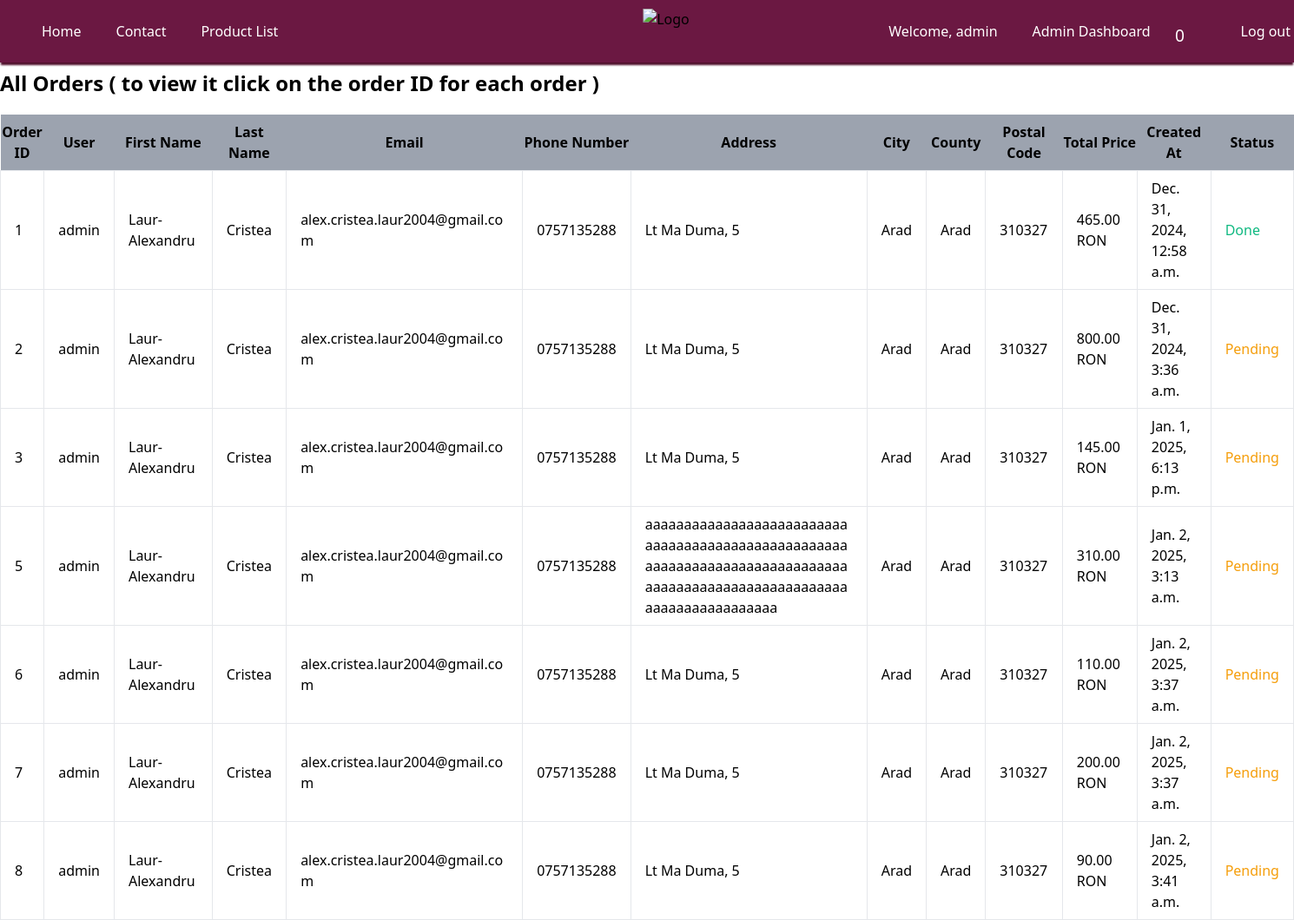
The page /orders/ (signed in) on the database as committed earlier.
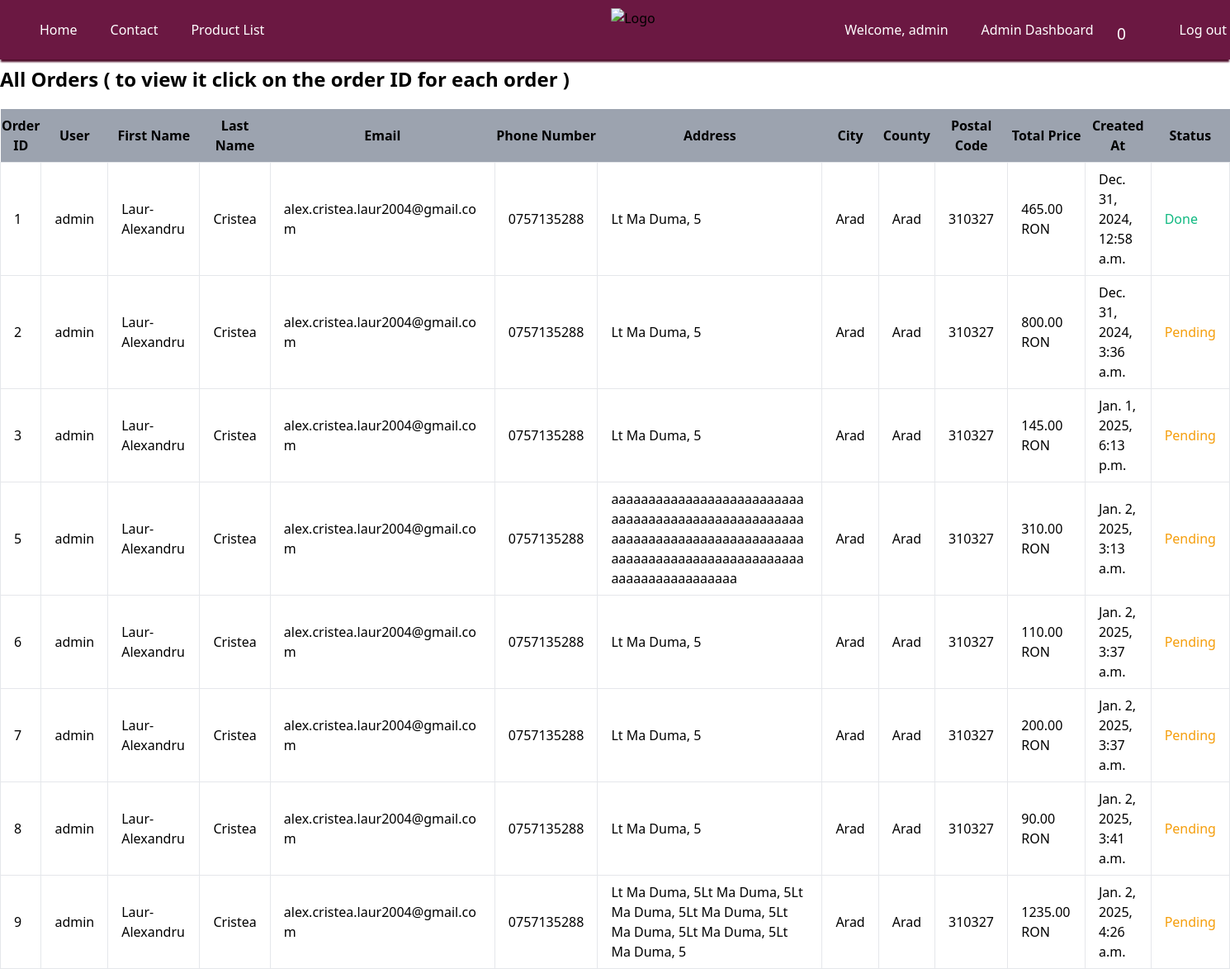
The same page on the database as committed later.
### my_app/models.py (models this page shows, shortened)
class Order(models.Model):
    user = models.ForeignKey(User, on_delete=models.CASCADE)
    created_at = models.DateTimeField(default=timezone.now)
    first_name = models.CharField(max_length=30,default='')
    last_name = models.CharField(max_length=30,default='')
    email = models.EmailField(max_length=254, default='')
    phone_number = models.CharField(max_length=15, default='')
    address = models.CharField(max_length=255 , null=True)
    city = models.CharField(max_length=100, null=True)
    county = models.CharField(max_length=100, default='')
    postal_code = models.CharField(max_length=6, null=True)
    total_price = models.DecimalField(max_digits=10, decimal_places=2)
    status = models.CharField(max_length=20, default='Pending')
    wines = models.ManyToManyField(Wines, through='OrderItem', related_name='orders')
    spirits = models.ManyToManyField(Spirits, through='OrderItem', related_name='orders')

### my_app/views.py (the view)
# urls.py: path('orders/', views.orders, name='orders'),
@staff_member_required
def orders(request):
    orders = Order.objects.all()
    return render(request, 'my_app/orders.html', {'orders': orders})

### my_app/context_processors.py (called while the page is built)
def cart_item_count(request):
    if request.user.is_authenticated:
        cart_items = CartItem.objects.filter(cart__user=request.user)
        return {'cart_item_count': cart_items.count()}
    return {'cart_item_count': 0}

### templates/my_app/orders.html (shortened to what this page needs)
<!DOCTYPE html>
<html lang="en">
<head>
    <link href="https://cdn.jsdelivr.net/npm/tailwindcss@2.2.19/dist/tailwind.min.css" rel="stylesheet">
</head>
<body>
    {% include 'my_app/header.html' %}
    <div class=" mx-auto content">
        <h1 class="text-2xl font-bold mb-5">All Orders ( to view it click on the order ID for each order )</h1>
        <table class="min-w-full bg-white">
            <thead>
                <tr class="bg-gray-400">
                    <th class="py-2 cursor-pointer" id="order-id-header">Order ID</th>
                    <th class="py-2">User</th>
                    <th class="py-2">First Name</th>
                    <th class="py-2">Last Name</th>
                    <th class="py-2">Email</th>
                    <th class="py-2">Phone Number</th>
                    <th class="py-2">Address</th>
                    <th class="py-2">City</th>
                    <th class="py-2">County</th>
                    <th class="py-2">Postal Code</th>
                    <th class="py-2 cursor-pointer" id="total-price-header">Total Price</th>
                    <th class="py-2">Created At</th>
                    <th class="py-2 cursor-pointer" id="status-header">Status</th>
                </tr>
            </thead>
            <tbody id="orders-body">
                {% for order in orders %}
                <tr class="hover:bg-gray-100">
                    <td class="border px-4 py-2 order-id cursor-pointer" data-order-id="{{ order.id }}">{{ order.id }}</td>
                    <td class="border px-4 py-2">{{ order.user.username }}</td>
                    <td class="border px-4 py-2">{{ order.first_name }}</td>
                    <td class="border px-4 py-2">{{ order.last_name }}</td>
                    <td class="border px-4 py-2">{{ order.email }}</td>
                    <td class="border px-4 py-2">{{ order.phone_number }}</td>
                    <td class="border px-4 py-2 wrap-text">{{ order.address }}</td>
                    <td class="border px-4 py-2">{{ order.city }}</td>
                    <td class="border px-4 py-2">{{ order.county }}</td>
                    <td class="border px-4 py-2">{{ order.postal_code }}</td>
                    <td class="border px-4 py-2">{{ order.total_price }} RON</td>
                    <td class="border px-4 py-2">{{ order.created_at }}</td>
                    <td class="border px-4 py-2 {% if order.status == 'Pending' %}text-yellow-500{% elif order.status == 'Done' %}text-green-500{% endif %}">{{ order.status }}</td>
                </tr>
                {% endfor %}
            </tbody>
        </table>
    </div>
</body>
</html>

Rows that differ between the two databases and show on the page:
added Order: id "9", user.username "admin", first_name "Laur-Alexandru", last_name "Cristea", email "alex.cristea.laur2004@gmail.com", phone_number "0757135288", address "Lt Ma Duma, 5Lt Ma Duma, 5Lt Ma Duma, 5Lt Ma Duma, 5Lt Ma Duma, 5Lt Ma Duma, 5Lt Ma Duma, 5", city "Arad", county "Arad", postal_code "310327", total_price "1235.00", created_at "Jan. 2, 2025, 4:26 a.m.", status "Pending"
